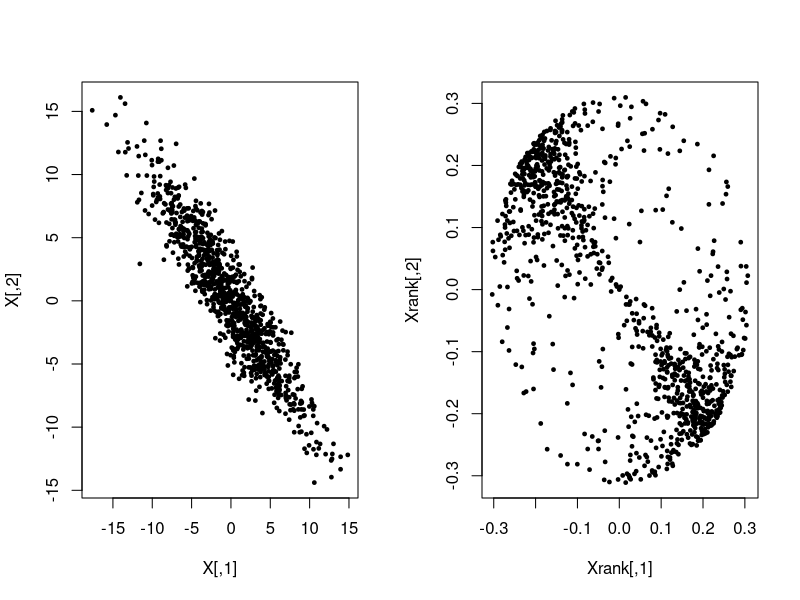

Write R code to recreate this figure. (Note: this script raises an error after producing the figure.)
## PQDSim: Initial simulations of Projection quantile depth and comparisions with projection depth
## v4: Multivariate rank-based PCA simulations

## Functions
## function to generate from multivariate normal
my.mvrnorm = function(n, mu, Sigma){
  p = length(mu)
  # compute square root of covariance matrix
  eo=eigen(Sigma, symmetric=TRUE)
  sigma.sqrt=eo$vec%*%diag(eo$val^0.5)%*%t(eo$vec)
  
  # generate random normals from runif by box-muller transform
  rnorm.vec = sqrt(-2*log(runif(n*p)))*cos(2*pi*runif(n*p))
  
  # generate sample matrix
  sample.matrix = matrix(rep(mu, n), nrow=n, byrow=T) +
    matrix(rnorm.vec, nrow=n, ncol=p)%*%sigma.sqrt
  return(sample.matrix)
}

ones = function(m,n){
  matrix(1, nrow=m, ncol=n)
}

## function to calculate weighted projection quantile depth
EPQD1 = function(X, grid, nu=1e3){
  
  p = ncol(X)
  b = apply(X, 2, median)
  X0 = X - ones(nrow(X),1) %*% b
  grid0 = grid - ones(nrow(grid),1) %*% b
  
  ## get matrix of weighted PQDs for all points
  npt = dim(grid)[1]
  Fuxu.mat = matrix(0, nrow=npt, ncol=nu)
  
  # loop over nu pts on unit circle then take max
  for(iu in 1:nu){
    u = as.matrix(rnorm(p)); u = u/sqrt(sum(u^2))
    uecdf = ecdf(X0%*%u)
    Fuxu.mat[,iu] = uecdf(grid0%*%u)
  }
  EPQD.vec = 1/(1+apply(abs(Fuxu.mat-.5), 1, max))
  
  return(cbind(grid,EPQD.vec))
  
}

wEPQD1 = function(X, grid, sig, nu=1e3){
  
  p = ncol(X)
  b = apply(X, 2, median)
  X0 = X - ones(nrow(X),1) %*% b
  grid0 = grid - ones(nrow(grid),1) %*% b
  
  ## get matrix of weighted PQDs for all points
  npt = dim(grid)[1]
  Fuxu.mat = matrix(0, nrow=npt, ncol=nu)
  
  # loop over nu pts on unit circle then take max
  for(iu in 1:nu){
    u = as.matrix(rnorm(p)); u = u/sqrt(sum(u^2))
    I.minus.Pu = diag(p) - u%*%t(u)
    
    Xuperp = X0 %*% I.minus.Pu
    scaled.perp = sqrt(Xuperp^2 %*% ones(ncol(X),1))
    #w = ifelse(scaled.perp>sig, 0, 1)
    #w = sig*exp(-scaled.perp/sig)
    w = dnorm(scaled.perp, sd=sig)
    #w = dcauchy(Xuperp, scale=sig)
    uecdf = ecdf(w * (X0%*%u))
    
    gridperp = grid0 %*% I.minus.Pu
    scaled.gridperp = sqrt(gridperp^2 %*% ones(ncol(X),1))
    #wu = ifelse(scaled.gridperp>sig, 0, 1)
    #wu = sig*exp(-scaled.gridperp/sig)
    wu = dnorm(scaled.gridperp, sd=sig)
    #wu = dcauchy(sqrt(apply(xygrid^2,1,sum) - xygrid.u^2), scale=sig)
    Fuxu.mat[,iu] = uecdf(wu * (grid0%*%u))
  }
  EPQD.vec = 1/(1+apply(abs(Fuxu.mat-.5), 1, max))
  
  return(cbind(grid,EPQD.vec))
  
}

pcarank = function(X, ...){
  X = as.matrix(X)
  d1 = EPQD1(X, X)
  X1 = X
  for(i in 1:nrow(X1)){
    X1[i,] = X1[i,]/sqrt(sum(X1[i,]^2))
  }
  Xrank = X1 * (1/d1[,3]-1)
  princomp(Xrank, ...)
}

pcarank1D = function(X, ...){
  X1 = apply(X,2,rank)
  princomp(X1, ...)
}

## Empirically calculate PQD with grid search
# Bivariate normal mixture
n = 1e3
set.seed(120214)
# x = rnorm(n)
# X = cbind(x, 2*x)
# X = scale(X, scale=F)
Gamma = matrix(c(1,-1,1,1), nrow=2)/sqrt(2)
sig = Gamma %*% diag(c(25,1)) %*% t(Gamma)
X = my.mvrnorm(n, mu=c(0,0), Sig=2*sig)

# x = runif(n)
# X = cbind(x, x+rnorm(n, sd=.001))
# X = scale(X, scale=F)

# PCA before contamination
(p.pure <- princomp(X)); p.pure$loadings

d1 = EPQD1(X, X)
X1 = X
for(i in 1:nrow(X1)){
  X1[i,] = X1[i,]/sqrt(sum(X1[i,]^2))
}
Xrank = X1
Xrank = X1 * (max(d1[,3]) - d1[,3])
(p.rank = princomp(Xrank)); p.rank$loadings

par(mfrow=c(1,2))
plot(X, pch=19, cex=.5)
plot(Xrank, pch=19, cex=.5)
par(mfrow=c(1,1))

# after contamination
pure = 600
X[(pure+1):n,] = X[(pure+1):n,] +
  matrix(sample(c(10:120, -120:-10), (n-pure)*2, replace=T), ncol=2)
(p.impure <- princomp(X)); p.impure$loadings

d1 = EPQD1(X, X)
X1 = X
for(i in 1:nrow(X1)){
  X1[i,] = X1[i,]/sqrt(sum(X1[i,]^2))
}
Xrank = X1 * (1/d1[,3]-1)
(p.rank = princomp(Xrank)); p.rank$loadings

## data example
data("heptathlon", package = "HSAUR")
hep1 = as.matrix(heptathlon[,-8])
(ph = princomp(hep1, center=T, scale=F)); ph$loadings

(ph.rank = pcarank(hep1, scale=F)); ph.rank$loadings

(ph.rank1D = pcarank1D(hep1, scale=F)); ph.rank1D$loadings

require(rrcov)
ph1 = PcaHubert(heptathlon[,-8])
ph1@loadings

# compare with robust pca
require(rrcov)
p2 = PcaHubert(hbk)
p2@loadings

p2.rank = pcarank(hbk)
p2.rank$loadings
p2.rank$sdev

hbk1 = hbk[-(1:14),-4]
p21 = PcaHubert(hbk1)
p21@loadings

p21.rank = pcarank(hbk1)
p21.rank$loadings
p21.rank$sdev

p21.pc = princomp(hbk1)
p21.pc$loadings
